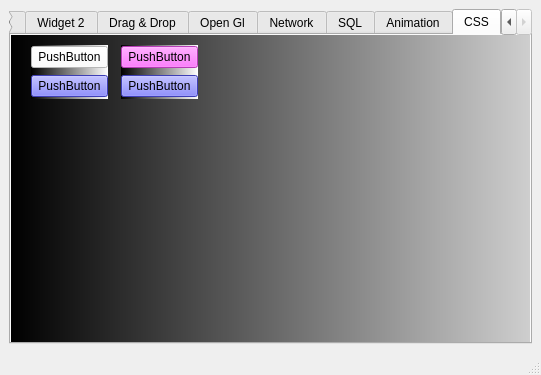
<?xml version="1.0" encoding="UTF-8"?>
<ui version="4.0">
 <class>MainWindow</class>
 <widget class="QMainWindow" name="MainWindow">
  <property name="geometry">
   <rect>
    <x>0</x>
    <y>0</y>
    <width>541</width>
    <height>375</height>
   </rect>
  </property>
  <property name="windowTitle">
   <string>MainWindow</string>
  </property>
  <widget class="QWidget" name="centralwidget">
   <property name="styleSheet">
    <string notr="true">background-color: qlineargradient(spread:pad, x1:0, y1:0,  x2:1, y2:0, stop:0
rgba(85, 170, 255, 255), stop:1 rgba(255,255,255,255));</string>
   </property>
   <layout class="QHBoxLayout" name="horizontalLayout_3">
    <item>
     <widget class="QTabWidget" name="animation">
      <property name="styleSheet">
       <string notr="true"/>
      </property>
      <property name="currentIndex">
       <number>7</number>
      </property>
      <widget class="QWidget" name="tab">
       <attribute name="title">
        <string>Widget 1</string>
       </attribute>
       <widget class="QWidget" name="verticalLayoutWidget">
        <property name="geometry">
         <rect>
          <x>10</x>
          <y>0</y>
          <width>331</width>
          <height>261</height>
         </rect>
        </property>
        <layout class="QVBoxLayout" name="verticalLayout">
         <item>
          <widget class="QTabWidget" name="tabWidget_2">
           <property name="currentIndex">
            <number>2</number>
           </property>
           <widget class="QWidget" name="tab_3">
            <attribute name="title">
             <string>Tree</string>
            </attribute>
            <widget class="QWidget" name="verticalLayoutWidget_2">
             <property name="geometry">
              <rect>
               <x>0</x>
               <y>0</y>
               <width>321</width>
               <height>231</height>
              </rect>
             </property>
             <layout class="QVBoxLayout" name="verticalLayout_2">
              <item>
               <widget class="QTreeWidget" name="treeWidget">
                <column>
                 <property name="text">
                  <string>Header 1</string>
                 </property>
                </column>
                <column>
                 <property name="text">
                  <string>New Column</string>
                 </property>
                </column>
               </widget>
              </item>
             </layout>
            </widget>
           </widget>
           <widget class="QWidget" name="tab_4">
            <attribute name="title">
             <string>Calendar</string>
            </attribute>
            <widget class="QDateEdit" name="dateEdit">
             <property name="geometry">
              <rect>
               <x>0</x>
               <y>0</y>
               <width>321</width>
               <height>22</height>
              </rect>
             </property>
             <property name="alignment">
              <set>Qt::AlignCenter</set>
             </property>
            </widget>
            <widget class="QCalendarWidget" name="calendarWidget">
             <property name="geometry">
              <rect>
               <x>0</x>
               <y>30</y>
               <width>321</width>
               <height>201</height>
              </rect>
             </property>
            </widget>
           </widget>
           <widget class="QWidget" name="tab_10">
            <attribute name="title">
             <string>Signals &amp; Slots</string>
            </attribute>
            <widget class="QWidget" name="tab_signals_slots" native="true">
             <property name="geometry">
              <rect>
               <x>0</x>
               <y>10</y>
               <width>321</width>
               <height>221</height>
              </rect>
             </property>
             <widget class="QPushButton" name="button_slot">
              <property name="geometry">
               <rect>
                <x>10</x>
                <y>0</y>
                <width>75</width>
                <height>23</height>
               </rect>
              </property>
              <property name="text">
               <string>PushButton</string>
              </property>
             </widget>
            </widget>
           </widget>
          </widget>
         </item>
        </layout>
       </widget>
      </widget>
      <widget class="QWidget" name="tab_2">
       <attribute name="title">
        <string>Widget 2</string>
       </attribute>
       <widget class="QGroupBox" name="groupBox">
        <property name="geometry">
         <rect>
          <x>0</x>
          <y>0</y>
          <width>111</width>
          <height>111</height>
         </rect>
        </property>
        <property name="title">
         <string>GroupBox</string>
        </property>
        <widget class="QWidget" name="layoutWidget">
         <property name="geometry">
          <rect>
           <x>20</x>
           <y>30</y>
           <width>114</width>
           <height>65</height>
          </rect>
         </property>
         <layout class="QVBoxLayout" name="verticalLayout_5">
          <item>
           <widget class="QRadioButton" name="radioButton_2">
            <property name="text">
             <string>Start</string>
            </property>
            <property name="checked">
             <bool>true</bool>
            </property>
           </widget>
          </item>
          <item>
           <widget class="QRadioButton" name="radioButton">
            <property name="text">
             <string>Stop</string>
            </property>
           </widget>
          </item>
          <item>
           <widget class="QRadioButton" name="radioButton_3">
            <property name="statusTip">
             <string>This is option 2</string>
            </property>
            <property name="text">
             <string>Reset</string>
            </property>
           </widget>
          </item>
         </layout>
        </widget>
       </widget>
       <widget class="QGroupBox" name="groupBox_2">
        <property name="geometry">
         <rect>
          <x>130</x>
          <y>20</y>
          <width>151</width>
          <height>81</height>
         </rect>
        </property>
        <property name="title">
         <string>GroupBox</string>
        </property>
        <widget class="QDial" name="dial">
         <property name="geometry">
          <rect>
           <x>0</x>
           <y>10</y>
           <width>50</width>
           <height>64</height>
          </rect>
         </property>
        </widget>
        <widget class="QLCDNumber" name="lcdNumber">
         <property name="geometry">
          <rect>
           <x>70</x>
           <y>10</y>
           <width>71</width>
           <height>71</height>
          </rect>
         </property>
         <property name="digitCount">
          <number>2</number>
         </property>
        </widget>
       </widget>
       <widget class="QProgressBar" name="progressBar">
        <property name="geometry">
         <rect>
          <x>0</x>
          <y>250</y>
          <width>341</width>
          <height>23</height>
         </rect>
        </property>
        <property name="value">
         <number>0</number>
        </property>
       </widget>
       <widget class="QFontComboBox" name="fontComboBox">
        <property name="geometry">
         <rect>
          <x>10</x>
          <y>130</y>
          <width>188</width>
          <height>22</height>
         </rect>
        </property>
       </widget>
       <widget class="QLabel" name="label">
        <property name="geometry">
         <rect>
          <x>20</x>
          <y>160</y>
          <width>161</width>
          <height>71</height>
         </rect>
        </property>
        <property name="text">
         <string/>
        </property>
       </widget>
      </widget>
      <widget class="QWidget" name="tab_drag_drop">
       <attribute name="title">
        <string>Drag &amp;&amp; Drop</string>
       </attribute>
       <widget class="QWidget" name="layoutWidget">
        <property name="geometry">
         <rect>
          <x>10</x>
          <y>40</y>
          <width>520</width>
          <height>194</height>
         </rect>
        </property>
        <layout class="QHBoxLayout" name="horizontalLayout">
         <item>
          <widget class="QListWidget" name="listWidget">
           <item>
            <property name="text">
             <string>Item 1</string>
            </property>
           </item>
           <item>
            <property name="text">
             <string>Item 2</string>
            </property>
           </item>
           <item>
            <property name="text">
             <string>Item 3</string>
            </property>
           </item>
          </widget>
         </item>
         <item>
          <widget class="QListView" name="listView"/>
         </item>
        </layout>
       </widget>
       <widget class="QWidget" name="layoutWidget">
        <property name="geometry">
         <rect>
          <x>20</x>
          <y>10</y>
          <width>511</width>
          <height>25</height>
         </rect>
        </property>
        <layout class="QHBoxLayout" name="horizontalLayout_2">
         <item>
          <widget class="QLineEdit" name="lineEdit">
           <property name="dragEnabled">
            <bool>true</bool>
           </property>
          </widget>
         </item>
         <item>
          <widget class="QComboBox" name="comboBox">
           <property name="minimumSize">
            <size>
             <width>111</width>
             <height>22</height>
            </size>
           </property>
           <property name="acceptDrops">
            <bool>true</bool>
           </property>
           <property name="editable">
            <bool>true</bool>
           </property>
          </widget>
         </item>
         <item>
          <widget class="QPushButton" name="pushButton">
           <property name="acceptDrops">
            <bool>true</bool>
           </property>
           <property name="text">
            <string>PushButton</string>
           </property>
          </widget>
         </item>
        </layout>
       </widget>
      </widget>
      <widget class="QWidget" name="tab_6">
       <attribute name="title">
        <string>Open Gl</string>
       </attribute>
       <widget class="QFrame" name="frame_gl">
        <property name="geometry">
         <rect>
          <x>20</x>
          <y>0</y>
          <width>491</width>
          <height>291</height>
         </rect>
        </property>
        <property name="frameShape">
         <enum>QFrame::StyledPanel</enum>
        </property>
        <property name="frameShadow">
         <enum>QFrame::Raised</enum>
        </property>
       </widget>
      </widget>
      <widget class="QWidget" name="tab_5">
       <attribute name="title">
        <string>Network</string>
       </attribute>
       <widget class="QGroupBox" name="groupBox_3">
        <property name="geometry">
         <rect>
          <x>10</x>
          <y>20</y>
          <width>211</width>
          <height>261</height>
         </rect>
        </property>
        <property name="title">
         <string>Client 1</string>
        </property>
        <widget class="QTextEdit" name="textEdit_client1">
         <property name="geometry">
          <rect>
           <x>10</x>
           <y>20</y>
           <width>191</width>
           <height>151</height>
          </rect>
         </property>
        </widget>
        <widget class="QLineEdit" name="lineEdit_client1">
         <property name="geometry">
          <rect>
           <x>10</x>
           <y>180</y>
           <width>191</width>
           <height>20</height>
          </rect>
         </property>
        </widget>
        <widget class="QPushButton" name="button_client_1">
         <property name="geometry">
          <rect>
           <x>10</x>
           <y>210</y>
           <width>191</width>
           <height>23</height>
          </rect>
         </property>
         <property name="text">
          <string>Connect to Server</string>
         </property>
        </widget>
       </widget>
       <widget class="QGroupBox" name="groupBox_4">
        <property name="geometry">
         <rect>
          <x>340</x>
          <y>20</y>
          <width>221</width>
          <height>261</height>
         </rect>
        </property>
        <property name="title">
         <string>Client 2</string>
        </property>
        <widget class="QLineEdit" name="lineEdit_client2">
         <property name="geometry">
          <rect>
           <x>20</x>
           <y>180</y>
           <width>201</width>
           <height>20</height>
          </rect>
         </property>
        </widget>
        <widget class="QPushButton" name="button_client_2">
         <property name="geometry">
          <rect>
           <x>20</x>
           <y>210</y>
           <width>201</width>
           <height>23</height>
          </rect>
         </property>
         <property name="text">
          <string>Connect to Server</string>
         </property>
        </widget>
        <widget class="QTextEdit" name="textEdit_client2">
         <property name="geometry">
          <rect>
           <x>10</x>
           <y>20</y>
           <width>201</width>
           <height>151</height>
          </rect>
         </property>
        </widget>
       </widget>
       <widget class="QWidget" name="layoutWidget">
        <property name="geometry">
         <rect>
          <x>250</x>
          <y>10</y>
          <width>77</width>
          <height>301</height>
         </rect>
        </property>
        <layout class="QVBoxLayout" name="verticalLayout_3">
         <item>
          <widget class="QPushButton" name="button_start_server">
           <property name="text">
            <string>Start Server</string>
           </property>
          </widget>
         </item>
        </layout>
       </widget>
      </widget>
      <widget class="QWidget" name="tab_7">
       <attribute name="title">
        <string>SQL</string>
       </attribute>
       <widget class="QWidget" name="layoutWidget">
        <property name="geometry">
         <rect>
          <x>0</x>
          <y>10</y>
          <width>77</width>
          <height>112</height>
         </rect>
        </property>
        <layout class="QVBoxLayout" name="verticalLayout_4">
         <item>
          <widget class="QPushButton" name="pushButton_viewdata">
           <property name="text">
            <string>View Data</string>
           </property>
          </widget>
         </item>
         <item>
          <widget class="QPushButton" name="pushButton_addRow">
           <property name="text">
            <string>Add Row</string>
           </property>
          </widget>
         </item>
         <item>
          <widget class="QPushButton" name="pushButton_deleteRow">
           <property name="text">
            <string>Delete Row</string>
           </property>
          </widget>
         </item>
         <item>
          <widget class="QPushButton" name="pushButton_createDB">
           <property name="text">
            <string>Create DB</string>
           </property>
          </widget>
         </item>
        </layout>
       </widget>
       <widget class="QListView" name="listView_2">
        <property name="geometry">
         <rect>
          <x>90</x>
          <y>0</y>
          <width>421</width>
          <height>281</height>
         </rect>
        </property>
       </widget>
      </widget>
      <widget class="QWidget" name="tab_8">
       <attribute name="title">
        <string>Animation</string>
       </attribute>
       <widget class="QWidget" name="tab_animation" native="true">
        <property name="geometry">
         <rect>
          <x>0</x>
          <y>0</y>
          <width>631</width>
          <height>321</height>
         </rect>
        </property>
        <widget class="QFrame" name="frame_animation">
         <property name="geometry">
          <rect>
           <x>30</x>
           <y>10</y>
           <width>101</width>
           <height>71</height>
          </rect>
         </property>
         <property name="styleSheet">
          <string notr="true">background-color: rgb(85, 0, 255);</string>
         </property>
         <property name="frameShape">
          <enum>QFrame::StyledPanel</enum>
         </property>
         <property name="frameShadow">
          <enum>QFrame::Raised</enum>
         </property>
        </widget>
        <widget class="QToolButton" name="toolButton">
         <property name="geometry">
          <rect>
           <x>280</x>
           <y>40</y>
           <width>41</width>
           <height>21</height>
          </rect>
         </property>
         <property name="text">
          <string>...</string>
         </property>
        </widget>
        <widget class="QLCDNumber" name="lcdNumber_animation">
         <property name="geometry">
          <rect>
           <x>390</x>
           <y>20</y>
           <width>101</width>
           <height>71</height>
          </rect>
         </property>
         <property name="mouseTracking">
          <bool>false</bool>
         </property>
         <property name="tabletTracking">
          <bool>false</bool>
         </property>
         <property name="smallDecimalPoint">
          <bool>false</bool>
         </property>
        </widget>
        <widget class="QWidget" name="layoutWidget">
         <property name="geometry">
          <rect>
           <x>10</x>
           <y>170</y>
           <width>168</width>
           <height>25</height>
          </rect>
         </property>
         <layout class="QHBoxLayout" name="horizontalLayout_4">
          <item>
           <widget class="QPushButton" name="button_start_animation">
            <property name="text">
             <string>Start animation</string>
            </property>
           </widget>
          </item>
          <item>
           <widget class="QPushButton" name="button_stop_animation">
            <property name="text">
             <string>Stop animation</string>
            </property>
           </widget>
          </item>
         </layout>
        </widget>
       </widget>
      </widget>
      <widget class="QWidget" name="tab_9">
       <attribute name="title">
        <string>CSS</string>
       </attribute>
       <widget class="QWidget" name="tab_CSS" native="true">
        <property name="geometry">
         <rect>
          <x>0</x>
          <y>0</y>
          <width>641</width>
          <height>331</height>
         </rect>
        </property>
        <property name="styleSheet">
         <string notr="true">QWidget{
background-color: qlineargradient(spread:pad, x1:0, y1:0, x2:1, y2:0, stop:0 rgba(0, 0, 0, 255), stop:1 rgba(255, 255, 255, 255));
}
QPushButton{
background-color: rgb(85, 85, 255);
}
QPushButton:hover{
background-color: rgb(85, 0, 127);
}
QPushButton#pushButton_11{
background-color:rgb(255, 85, 255)
}</string>
        </property>
        <widget class="QWidget" name="layoutWidget">
         <property name="geometry">
          <rect>
           <x>110</x>
           <y>10</y>
           <width>77</width>
           <height>54</height>
          </rect>
         </property>
         <layout class="QVBoxLayout" name="verticalLayout_6">
          <item>
           <widget class="QPushButton" name="pushButton_11">
            <property name="text">
             <string>PushButton</string>
            </property>
           </widget>
          </item>
          <item>
           <widget class="QPushButton" name="pushButton_12">
            <property name="text">
             <string>PushButton</string>
            </property>
           </widget>
          </item>
         </layout>
        </widget>
        <widget class="QWidget" name="layoutWidget">
         <property name="geometry">
          <rect>
           <x>20</x>
           <y>10</y>
           <width>77</width>
           <height>54</height>
          </rect>
         </property>
         <layout class="QVBoxLayout" name="verticalLayout_7">
          <item>
           <widget class="QPushButton" name="pushButton_9">
            <property name="styleSheet">
             <string notr="true">background-color: rgb(255, 255, 255);</string>
            </property>
            <property name="text">
             <string>PushButton</string>
            </property>
           </widget>
          </item>
          <item>
           <widget class="QPushButton" name="pushButton_10">
            <property name="text">
             <string>PushButton</string>
            </property>
           </widget>
          </item>
         </layout>
        </widget>
       </widget>
      </widget>
     </widget>
    </item>
   </layout>
  </widget>
  <widget class="QMenuBar" name="menubar">
   <property name="geometry">
    <rect>
     <x>0</x>
     <y>0</y>
     <width>541</width>
     <height>21</height>
    </rect>
   </property>
  </widget>
  <widget class="QStatusBar" name="statusbar"/>
 </widget>
 <resources/>
 <connections>
  <connection>
   <sender>dial</sender>
   <signal>valueChanged(int)</signal>
   <receiver>lcdNumber</receiver>
   <slot>display(int)</slot>
   <hints>
    <hint type="sourcelabel">
     <x>180</x>
     <y>104</y>
    </hint>
    <hint type="destinationlabel">
     <x>213</x>
     <y>107</y>
    </hint>
   </hints>
  </connection>
  <connection>
   <sender>radioButton_3</sender>
   <signal>clicked()</signal>
   <receiver>progressBar</receiver>
   <slot>reset()</slot>
   <hints>
    <hint type="sourcelabel">
     <x>78</x>
     <y>138</y>
    </hint>
    <hint type="destinationlabel">
     <x>172</x>
     <y>304</y>
    </hint>
   </hints>
  </connection>
  <connection>
   <sender>fontComboBox</sender>
   <signal>activated(QString)</signal>
   <receiver>label</receiver>
   <slot>setText(QString)</slot>
   <hints>
    <hint type="sourcelabel">
     <x>105</x>
     <y>193</y>
    </hint>
    <hint type="destinationlabel">
     <x>102</x>
     <y>248</y>
    </hint>
   </hints>
  </connection>
  <connection>
   <sender>button_slot</sender>
   <signal>clicked()</signal>
   <receiver>MainWindow</receiver>
   <slot>slot1()</slot>
   <hints>
    <hint type="sourcelabel">
     <x>72</x>
     <y>85</y>
    </hint>
    <hint type="destinationlabel">
     <x>103</x>
     <y>22</y>
    </hint>
   </hints>
  </connection>
 </connections>
 <slots>
  <slot>slot1()</slot>
 </slots>
</ui>
